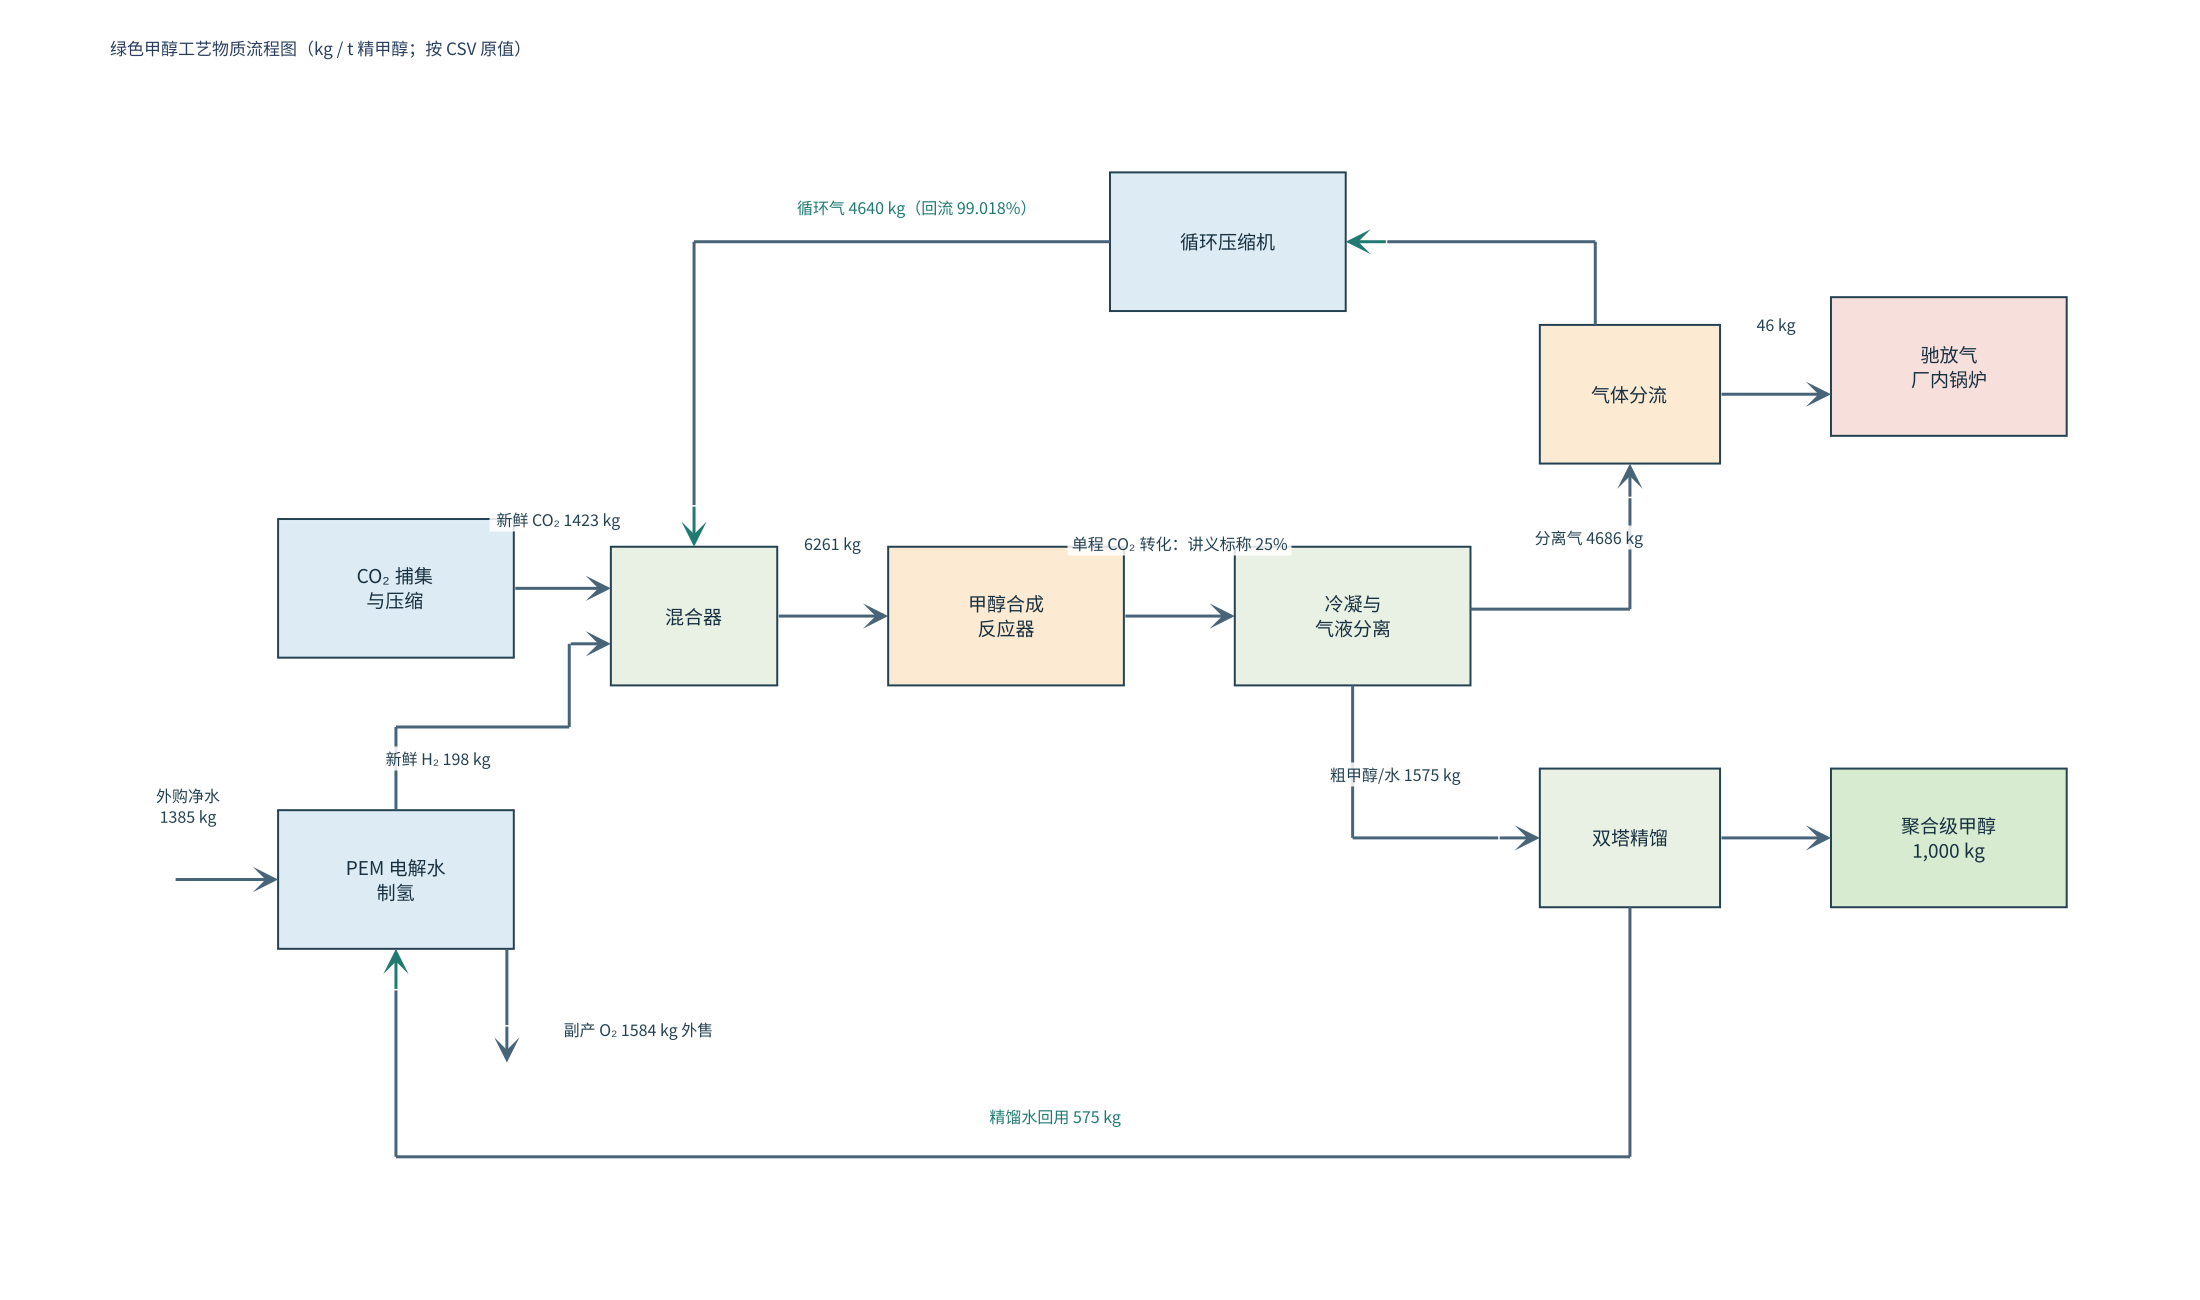

The script that drew this image:
"""用 Plotly 绘制案例二工艺方框图；流量取自原始 MFA CSV。"""

import csv
from pathlib import Path

import plotly.graph_objects as go


HERE = Path(__file__).resolve().parent
SOURCE = HERE.parent / "case_files" / "data_cohort" / "mfa_reaction_recycle_balance.csv"


def main():
    with SOURCE.open(encoding="utf-8-sig", newline="") as file:
        mass = {r["stream_id"]: float(r["mass_flow_per_ton_product_kg"])
                for r in csv.DictReader(file)}

    fig = go.Figure()

    def box(x0, y0, x1, y1, label, color):
        fig.add_shape(type="rect", x0=x0, y0=y0, x1=x1, y1=y1,
                      line=dict(color="#254253", width=2), fillcolor=color)
        fig.add_annotation(x=(x0+x1)/2, y=(y0+y1)/2, text=label,
                           showarrow=False, align="center", font=dict(size=19, color="#183040"))

    def line(points, color="#486478"):
        for (x0, y0), (x1, y1) in zip(points[:-1], points[1:]):
            fig.add_shape(type="line", x0=x0, y0=y0, x1=x1, y1=y1,
                          line=dict(color=color, width=3))

    def arrow(start, end, color="#486478"):
        fig.add_annotation(x=end[0], y=end[1], ax=start[0], ay=start[1],
                           xref="x", yref="y", axref="x", ayref="y", text="",
                           showarrow=True, arrowhead=3, arrowsize=1.4,
                           arrowwidth=3, arrowcolor=color)

    def label(x, y, text, color="#254253"):
        fig.add_annotation(x=x, y=y, text=text, showarrow=False,
                           align="center", font=dict(size=16, color=color),
                           bgcolor="rgba(255,255,255,0.85)")

    box(0.2, 4.4, 1.9, 5.4, "CO₂ 捕集<br>与压缩", "#DDECF4")
    box(0.2, 2.3, 1.9, 3.3, "PEM 电解水<br>制氢", "#DDECF4")
    box(2.6, 4.2, 3.8, 5.2, "混合器", "#E8F1E3")
    box(4.6, 4.2, 6.3, 5.2, "甲醇合成<br>反应器", "#FCEAD3")
    box(7.1, 4.2, 8.8, 5.2, "冷凝与<br>气液分离", "#E8F1E3")
    box(9.3, 5.8, 10.6, 6.8, "气体分流", "#FCEAD3")
    box(6.2, 6.9, 7.9, 7.9, "循环压缩机", "#DDECF4")
    box(9.3, 2.6, 10.6, 3.6, "双塔精馏", "#E8F1E3")
    box(11.4, 2.6, 13.1, 3.6, "聚合级甲醇<br>1,000 kg", "#D6EBCF")
    box(11.4, 6.0, 13.1, 7.0, "驰放气<br>厂内锅炉", "#F7DFDC")

    arrow((1.9, 4.9), (2.6, 4.9))
    label(2.22, 5.4, f"新鲜 CO₂ {mass['S01']:.0f} kg")
    line([(1.05, 3.3), (1.05, 3.9), (2.3, 3.9), (2.3, 4.5)])
    arrow((2.3, 4.5), (2.6, 4.5))
    label(1.35, 3.67, f"新鲜 H₂ {mass['S02']:.0f} kg")
    arrow((3.8, 4.7), (4.6, 4.7))
    label(4.2, 5.22, f"{mass['S07']:.0f} kg")
    arrow((6.3, 4.7), (7.1, 4.7))
    label(6.7, 5.22, "单程 CO₂ 转化：讲义标称 25%")

    line([(8.8, 4.75), (9.95, 4.75), (9.95, 5.55)])
    arrow((9.95, 5.55), (9.95, 5.8))
    label(9.65, 5.27, f"分离气 {mass['S10']:.0f} kg")
    arrow((10.6, 6.3), (11.4, 6.3))
    label(11.0, 6.8, f"{mass['S11']:.0f} kg")

    line([(9.7, 6.8), (9.7, 7.4), (8.2, 7.4)])
    arrow((8.2, 7.4), (7.9, 7.4), "#207A72")
    line([(6.2, 7.4), (3.2, 7.4), (3.2, 5.5)])
    arrow((3.2, 5.5), (3.2, 5.2), "#207A72")
    label(4.8, 7.65, f"循环气 {mass['S06']:.0f} kg（回流 99.018%）", "#207A72")

    line([(7.95, 4.2), (7.95, 3.1), (9.0, 3.1)])
    arrow((9.0, 3.1), (9.3, 3.1))
    label(8.25, 3.56, f"粗甲醇/水 {mass['S09']:.0f} kg")
    arrow((10.6, 3.1), (11.4, 3.1))
    line([(9.95, 2.6), (9.95, 0.8), (1.05, 0.8), (1.05, 2.0)])
    arrow((1.05, 2.0), (1.05, 2.3), "#207A72")
    label(5.8, 1.09, f"精馏水回用 {mass['S13']:.0f} kg", "#207A72")
    arrow((-0.55, 2.8), (0.2, 2.8))
    label(-0.45, 3.33, f"外购净水<br>{mass['S03']:.0f} kg")
    line([(1.85, 2.3), (1.85, 1.75)])
    arrow((1.85, 1.75), (1.85, 1.48))
    label(2.8, 1.72, f"副产 O₂ {mass['S05']:.0f} kg 外售")

    fig.update_layout(title="绿色甲醇工艺物质流程图（kg / t 精甲醇；按 CSV 原值）",
                      width=2200, height=1300, template="plotly_white",
                      font=dict(family="Microsoft YaHei, Noto Sans CJK SC, Arial"),
                      margin=dict(l=80, r=60, t=110, b=60))
    fig.update_xaxes(range=[-1.1, 13.5], visible=False, fixedrange=True)
    fig.update_yaxes(range=[0.2, 8.35], visible=False, fixedrange=True,
                     scaleanchor="x", scaleratio=1)
    fig.write_image(HERE / "process_flow.svg")
    fig.write_image(HERE / "process_flow.png", scale=2)


if __name__ == "__main__":
    main()
